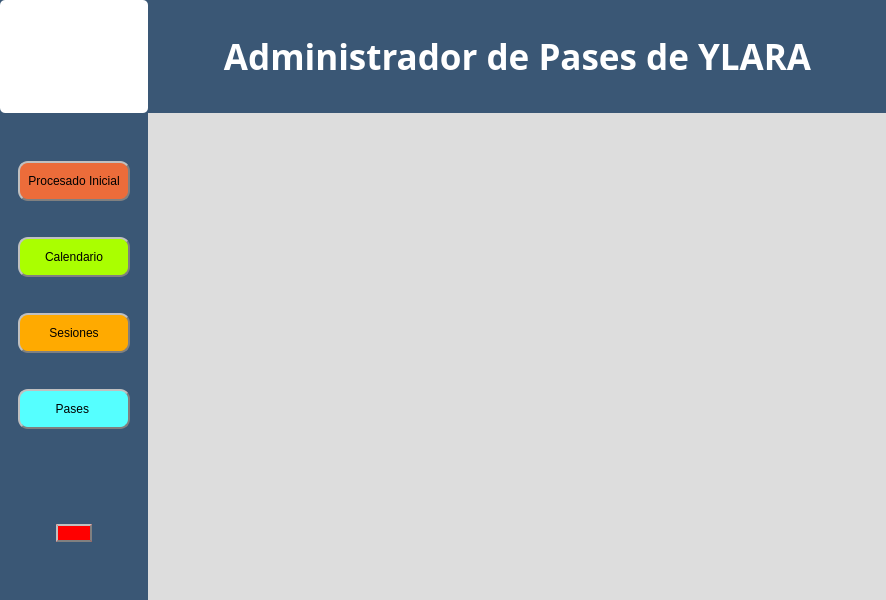
<?xml version="1.0" encoding="UTF-8"?>
<ui version="4.0">
 <class>MainWindow</class>
 <widget class="QMainWindow" name="MainWindow">
  <property name="geometry">
   <rect>
    <x>0</x>
    <y>0</y>
    <width>886</width>
    <height>600</height>
   </rect>
  </property>
  <property name="windowTitle">
   <string>MainWindow</string>
  </property>
  <property name="styleSheet">
   <string notr="true">background-color: rgb(85, 0, 255);</string>
  </property>
  <widget class="QWidget" name="centralwidget">
   <property name="styleSheet">
    <string notr="true">background-color: rgb(58, 87, 117);</string>
   </property>
   <layout class="QVBoxLayout" name="verticalLayout" stretch="1,4">
    <property name="spacing">
     <number>0</number>
    </property>
    <property name="leftMargin">
     <number>0</number>
    </property>
    <property name="topMargin">
     <number>0</number>
    </property>
    <property name="rightMargin">
     <number>0</number>
    </property>
    <property name="bottomMargin">
     <number>0</number>
    </property>
    <item>
     <widget class="QFrame" name="QFrame_Cabecera">
      <property name="minimumSize">
       <size>
        <width>0</width>
        <height>113</height>
       </size>
      </property>
      <property name="maximumSize">
       <size>
        <width>16777215</width>
        <height>113</height>
       </size>
      </property>
      <property name="styleSheet">
       <string notr="true">
background-color: rgb(58, 87, 117);
</string>
      </property>
      <property name="frameShape">
       <enum>QFrame::NoFrame</enum>
      </property>
      <property name="frameShadow">
       <enum>QFrame::Plain</enum>
      </property>
      <layout class="QHBoxLayout" name="horizontalLayout_3" stretch="4,5,2,5">
       <property name="spacing">
        <number>0</number>
       </property>
       <property name="leftMargin">
        <number>0</number>
       </property>
       <property name="topMargin">
        <number>0</number>
       </property>
       <property name="rightMargin">
        <number>0</number>
       </property>
       <property name="bottomMargin">
        <number>0</number>
       </property>
       <item>
        <widget class="QFrame" name="QFrame_Logo">
         <property name="minimumSize">
          <size>
           <width>0</width>
           <height>0</height>
          </size>
         </property>
         <property name="maximumSize">
          <size>
           <width>16777215</width>
           <height>16777215</height>
          </size>
         </property>
         <property name="styleSheet">
          <string notr="true">border-radius:5px</string>
         </property>
         <property name="frameShape">
          <enum>QFrame::NoFrame</enum>
         </property>
         <property name="frameShadow">
          <enum>QFrame::Raised</enum>
         </property>
         <layout class="QHBoxLayout" name="horizontalLayout_4" stretch="0">
          <property name="spacing">
           <number>0</number>
          </property>
          <property name="leftMargin">
           <number>0</number>
          </property>
          <property name="topMargin">
           <number>0</number>
          </property>
          <property name="rightMargin">
           <number>0</number>
          </property>
          <property name="bottomMargin">
           <number>0</number>
          </property>
          <item>
           <widget class="QLabel" name="label">
            <property name="minimumSize">
             <size>
              <width>148</width>
              <height>0</height>
             </size>
            </property>
            <property name="maximumSize">
             <size>
              <width>16777215</width>
              <height>16777215</height>
             </size>
            </property>
            <property name="autoFillBackground">
             <bool>false</bool>
            </property>
            <property name="styleSheet">
             <string notr="true">background-color: rgb(255, 255, 255);
image: url(:/logoYapagar/Logo YLARA.png);</string>
            </property>
            <property name="text">
             <string/>
            </property>
            <property name="textFormat">
             <enum>Qt::AutoText</enum>
            </property>
            <property name="scaledContents">
             <bool>false</bool>
            </property>
            <property name="alignment">
             <set>Qt::AlignCenter</set>
            </property>
            <property name="wordWrap">
             <bool>false</bool>
            </property>
           </widget>
          </item>
         </layout>
        </widget>
       </item>
       <item>
        <spacer name="horizontalSpacer">
         <property name="orientation">
          <enum>Qt::Horizontal</enum>
         </property>
         <property name="sizeHint" stdset="0">
          <size>
           <width>40</width>
           <height>20</height>
          </size>
         </property>
        </spacer>
       </item>
       <item>
        <widget class="QLabel" name="Cabecera">
         <property name="font">
          <font>
           <family>Sitka</family>
           <pointsize>20</pointsize>
           <italic>false</italic>
           <bold>false</bold>
          </font>
         </property>
         <property name="styleSheet">
          <string notr="true">font: 20pt &quot;Sitka&quot;;
</string>
         </property>
         <property name="frameShape">
          <enum>QFrame::NoFrame</enum>
         </property>
         <property name="text">
          <string>&lt;html&gt;&lt;head/&gt;&lt;body&gt;&lt;p align=&quot;center&quot;&gt;&lt;span style=&quot; font-size:26pt; font-weight:700; color:#ffffff;&quot;&gt;Administrador de Pases de YLARA&lt;/span&gt;&lt;/p&gt;&lt;/body&gt;&lt;/html&gt;</string>
         </property>
        </widget>
       </item>
       <item>
        <spacer name="horizontalSpacer_2">
         <property name="orientation">
          <enum>Qt::Horizontal</enum>
         </property>
         <property name="sizeHint" stdset="0">
          <size>
           <width>40</width>
           <height>20</height>
          </size>
         </property>
        </spacer>
       </item>
      </layout>
     </widget>
    </item>
    <item>
     <widget class="QFrame" name="QFrame_Central">
      <property name="frameShape">
       <enum>QFrame::NoFrame</enum>
      </property>
      <property name="frameShadow">
       <enum>QFrame::Raised</enum>
      </property>
      <layout class="QHBoxLayout" name="horizontalLayout" stretch="1,5">
       <property name="spacing">
        <number>0</number>
       </property>
       <property name="leftMargin">
        <number>0</number>
       </property>
       <property name="topMargin">
        <number>0</number>
       </property>
       <property name="rightMargin">
        <number>0</number>
       </property>
       <property name="bottomMargin">
        <number>0</number>
       </property>
       <item>
        <widget class="QFrame" name="QFrame_Botones">
         <property name="frameShape">
          <enum>QFrame::NoFrame</enum>
         </property>
         <property name="frameShadow">
          <enum>QFrame::Raised</enum>
         </property>
         <layout class="QVBoxLayout" name="verticalLayout_2" stretch="3,1">
          <item>
           <widget class="QFrame" name="frame">
            <property name="frameShape">
             <enum>QFrame::NoFrame</enum>
            </property>
            <property name="frameShadow">
             <enum>QFrame::Raised</enum>
            </property>
            <layout class="QVBoxLayout" name="verticalLayout_3">
             <item>
              <widget class="QPushButton" name="BotonProcesado">
               <property name="minimumSize">
                <size>
                 <width>5</width>
                 <height>40</height>
                </size>
               </property>
               <property name="styleSheet">
                <string notr="true">QPushButton{
	
	
	background-color: rgb(236, 108, 58);
	border-style: outset;
	border-width: 2px;
	border-color: grey;
	border-radius: 10
}
QPushButton:hover {
	border-style: inset;
}
QPushButton:pressed{
	border-style: inset;
	background-color: rgb(223, 100, 55);
}</string>
               </property>
               <property name="text">
                <string>Procesado Inicial</string>
               </property>
               <property name="icon">
                <iconset resource="logos/logos.qrc">
                 <normaloff>:/logoYapagar/procesado_auto.svg</normaloff>:/logoYapagar/procesado_auto.svg</iconset>
               </property>
              </widget>
             </item>
             <item>
              <widget class="QPushButton" name="BotonCalendario">
               <property name="minimumSize">
                <size>
                 <width>5</width>
                 <height>40</height>
                </size>
               </property>
               <property name="styleSheet">
                <string notr="true">QPushButton{
	
	
	background-color: rgb(170, 255, 0);
	border-style: outset;
	border-width: 2px;
	border-color: grey;
	border-radius: 10
}
QPushButton:hover {
	border-style: inset;
}
QPushButton:pressed{
	border-style: inset;
	
	background-color: rgb(159, 238, 0);
}</string>
               </property>
               <property name="text">
                <string>Calendario</string>
               </property>
               <property name="icon">
                <iconset resource="logos/resource.qrc">
                 <normaloff>:/icon/calendario.svg</normaloff>:/icon/calendario.svg</iconset>
               </property>
              </widget>
             </item>
             <item>
              <widget class="QPushButton" name="BotonSesiones">
               <property name="minimumSize">
                <size>
                 <width>0</width>
                 <height>40</height>
                </size>
               </property>
               <property name="styleSheet">
                <string notr="true">QPushButton{
	
	border-style: outset;
	background-color: rgb(255, 170, 0);
	border-width: 2px;
	border-color: grey;
	border-radius: 10
}
QPushButton:hover {
	border-style: inset;
}
QPushButton:pressed{
	border-style: inset;
	
	background-color: rgb(236, 157, 0);
}</string>
               </property>
               <property name="text">
                <string>Sesiones</string>
               </property>
               <property name="icon">
                <iconset resource="logos/resource.qrc">
                 <normaloff>:/icon/lista.svg</normaloff>:/icon/lista.svg</iconset>
               </property>
              </widget>
             </item>
             <item>
              <widget class="QPushButton" name="BotonPases">
               <property name="minimumSize">
                <size>
                 <width>0</width>
                 <height>40</height>
                </size>
               </property>
               <property name="styleSheet">
                <string notr="true">QPushButton{
	
	background-color: rgb(85, 255, 255);
	border-style: outset;
	border-width: 2px;
	border-color: grey;
	border-radius: 10
}
QPushButton:hover {
	border-style: inset;
}
QPushButton:pressed{
	border-style: inset;
	
	background-color: rgb(73, 218, 218);
}</string>
               </property>
               <property name="text">
                <string> Pases  </string>
               </property>
               <property name="icon">
                <iconset resource="logos/resource.qrc">
                 <normaloff>:/icon/target_laser.svg</normaloff>:/icon/target_laser.svg</iconset>
               </property>
              </widget>
             </item>
            </layout>
           </widget>
          </item>
          <item alignment="Qt::AlignHCenter">
           <widget class="QFrame" name="frame_2">
            <property name="frameShape">
             <enum>QFrame::NoFrame</enum>
            </property>
            <property name="frameShadow">
             <enum>QFrame::Raised</enum>
            </property>
            <layout class="QVBoxLayout" name="verticalLayout_4">
             <item>
              <widget class="QPushButton" name="BotonCerrar">
               <property name="maximumSize">
                <size>
                 <width>50</width>
                 <height>16777215</height>
                </size>
               </property>
               <property name="styleSheet">
                <string notr="true">QPushButton{
	background-color: red;
	border-style: outset;
	border-width: 2px;
	border-color: grey;
	border-radius: 10
}
QPushButton:hover {
	border-style: inset;
}
QPushButton:pressed{
	border-style: inset;
	background-color: rgb(207, 0, 0);
}</string>
               </property>
               <property name="text">
                <string/>
               </property>
               <property name="icon">
                <iconset resource="logos/logos.qrc">
                 <normaloff>:/logoYapagar/apagar.png</normaloff>:/logoYapagar/apagar.png</iconset>
               </property>
               <property name="iconSize">
                <size>
                 <width>24</width>
                 <height>24</height>
                </size>
               </property>
              </widget>
             </item>
            </layout>
           </widget>
          </item>
         </layout>
        </widget>
       </item>
       <item>
        <widget class="QFrame" name="QFrame_Contenido">
         <property name="styleSheet">
          <string notr="true">background-color: rgb(221, 221, 221);</string>
         </property>
         <property name="frameShape">
          <enum>QFrame::NoFrame</enum>
         </property>
         <property name="frameShadow">
          <enum>QFrame::Raised</enum>
         </property>
         <layout class="QHBoxLayout" name="horizontalLayout_2">
          <property name="spacing">
           <number>0</number>
          </property>
          <property name="leftMargin">
           <number>0</number>
          </property>
          <property name="topMargin">
           <number>0</number>
          </property>
          <property name="rightMargin">
           <number>0</number>
          </property>
          <property name="bottomMargin">
           <number>0</number>
          </property>
         </layout>
        </widget>
       </item>
      </layout>
     </widget>
    </item>
   </layout>
  </widget>
 </widget>
 <resources>
  <include location="logos/logos.qrc"/>
  <include location="logos/resource.qrc"/>
 </resources>
 <connections/>
</ui>
